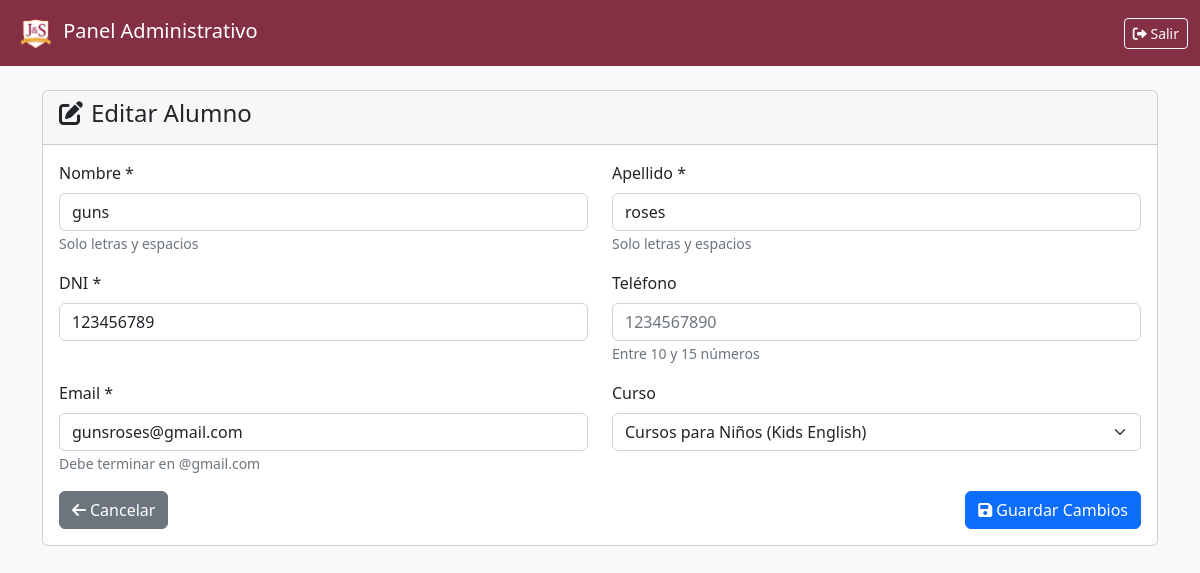
The page /editar-alumno/1/ (signed in) on the database its author committed.
### agency/models.py (models this page shows, shortened)
class Alumno(models.Model):
    user = models.OneToOneField(User, on_delete=models.CASCADE)
    dni = models.CharField(max_length=20, unique=True)
    telefono = models.CharField(
        max_length=15,
        validators=[validar_telefono_15_digitos],
        blank=True
    )
    curso = models.ForeignKey(Curso, on_delete=models.SET_NULL, null=True, blank=True)
    fecha_registro = models.DateTimeField(auto_now_add=True)

class Curso(models.Model):
    nombre = models.CharField(max_length=100)
    descripcion = models.TextField(blank=True)
    fecha_creacion = models.DateTimeField(auto_now_add=True)

### agency/views.py (the view, shortened to what this page needs)
# urls.py: path('editar-alumno/<int:alumno_id>/', views.editar_alumno, name='editar_alumno'),
@login_required
@user_passes_test(is_admin)
def editar_alumno(request, alumno_id):
    curso_id = request.session.get('curso_seleccionado')
    if not curso_id:
        return redirect('seleccionar_curso')
    curso_actual = get_object_or_404(Curso, id=curso_id)
    alumno = get_object_or_404(Alumno, id=alumno_id, curso=curso_actual)
    cursos = Curso.objects.all()
    context = {
        'alumno': alumno,
        'cursos': cursos,
    }
    return render(request, 'agency/editar_alumno.html', context)

### agency/views.py (called while the page is built)
def is_admin(user):
    return user.is_staff

### agency/templates/agency/editar_alumno.html (shortened to what this page needs)
{% load static %}
<!DOCTYPE html>
<html lang="es">
<head>
    <link href="https://cdn.jsdelivr.net/npm/bootstrap@5.2.3/dist/css/bootstrap.min.css" rel="stylesheet">
    <link href="https://cdnjs.cloudflare.com/ajax/libs/font-awesome/6.0.0/css/all.min.css" rel="stylesheet">
</head>
<body style="background-color: #f8f9fa;">
    <nav class="navbar navbar-expand-lg navbar-dark" style="background-color: #843044;">
        <div class="container-fluid">
            <a class="navbar-brand" href="{% url 'admin_dashboard' %}">
                <img src="{% static 'agency/assets/img/navbar-jys.png' %}" alt="JyS" style="height: 40px;">
                Panel Administrativo
            </a>
            <div class="navbar-nav ms-auto">
                <a class="btn btn-outline-light btn-sm" href="{% url 'logout' %}">
                    <i class="fas fa-sign-out-alt"></i> Salir
                </a>
            </div>
        </div>
    </nav>
    <div class="container mt-4">
        <div class="card">
            <div class="card-header">
                <h4><i class="fas fa-edit me-2"></i>Editar Alumno</h4>
            </div>
            <div class="card-body">
                <form method="post">
                    <div class="row">
                        <div class="col-md-6">
                            <div class="mb-3">
                                <label for="nombre" class="form-label">Nombre *</label>
                                <input type="text" class="form-control" id="nombre" name="nombre"
                                       value="{{ alumno.user.first_name }}" required>
                                <small class="text-muted">Solo letras y espacios</small>
                            </div>
                        </div>
                        <div class="col-md-6">
                            <div class="mb-3">
                                <label for="apellido" class="form-label">Apellido *</label>
                                <input type="text" class="form-control" id="apellido" name="apellido"
                                       value="{{ alumno.user.last_name }}" required>
                                <small class="text-muted">Solo letras y espacios</small>
                            </div>
                        </div>
                    </div>
                    <div class="row">
                        <div class="col-md-6">
                            <div class="mb-3">
                                <label for="dni" class="form-label">DNI *</label>
                                <input type="text" class="form-control" id="dni" name="dni"
                                       value="{{ alumno.dni }}" required>
                            </div>
                        </div>
                        <div class="col-md-6">
                            <div class="mb-3">
                                <label for="telefono" class="form-label">Teléfono</label>
                                <input type="text" class="form-control" id="telefono" name="telefono"
                                       value="{{ alumno.telefono }}" placeholder="1234567890">
                                <small class="text-muted">Entre 10 y 15 números</small>
                            </div>
                        </div>
                    </div>
                    <div class="row">
                        <div class="col-md-6">
                            <div class="mb-3">
                                <label for="email" class="form-label">Email *</label>
                                <input type="email" class="form-control" id="email" name="email"
                                       value="{{ alumno.user.email }}" required>
                                <small class="text-muted">Debe terminar en @gmail.com</small>
                            </div>
                        </div>
                        <div class="col-md-6">
                            <div class="mb-3">
                                <label for="curso" class="form-label">Curso</label>
                                <select class="form-select" id="curso" name="curso">
                                    {% for curso in cursos %}
                                        <option value="{{ curso.id }}"
                                                {% if alumno.curso and alumno.curso.id == curso.id %}selected{% endif %}>
                                            {{ curso.nombre }}
                                        </option>
                                    {% endfor %}
                                </select>
                            </div>
                        </div>
                    </div>
                    <div class="d-flex justify-content-between">
                        <a href="{% url 'gestionar_alumno' alumno.id %}" class="btn btn-secondary">
                            <i class="fas fa-arrow-left me-1"></i>Cancelar
                        </a>
                        <button type="submit" class="btn btn-primary">
                            <i class="fas fa-save me-1"></i>Guardar Cambios
                        </button>
                    </div>
                </form>
            </div>
        </div>
    </div>
</body>
</html>

### rows shown on the page
Alumno: nombre "guns", apellido "roses", dni "123456789", email "gunsroses@gmail.com", curso "Cursos para Niños (Kids English)"
